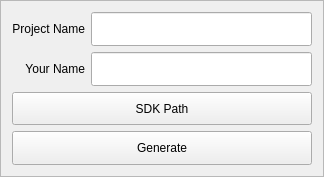
<?xml version="1.0" encoding="UTF-8"?>
<ui version="4.0">
 <class>MainWindow</class>
 <widget class="QMainWindow" name="MainWindow">
  <property name="geometry">
   <rect>
    <x>0</x>
    <y>0</y>
    <width>324</width>
    <height>177</height>
   </rect>
  </property>
  <property name="windowTitle">
   <string>emergent.io qte emerger</string>
  </property>
  <widget class="QWidget" name="centralWidget">
   <property name="autoFillBackground">
    <bool>true</bool>
   </property>
   <property name="styleSheet">
    <string notr="true">QFrame
{
	background: #00ABFF;
	border: none;

}

QLabel
{
	font: 10pt &quot;Comfortaa&quot;;
	color: white;
}

QToolButton 
{
    border-radius: 6px;
	font: 10pt &quot;Comfortaa&quot;;
	color: #00ABFF;
	background: white;
}

QToolButton:pressed 
{
    border-radius: 6px;
	font: 10pt &quot;Comfortaa&quot;;
	background: #00ABFF;
	color: white;
}


QLineEdit
{
	font: 10pt &quot;Comfortaa&quot;;
	color: #00ABFF;
	 border-radius: 6px;
}s</string>
   </property>
   <layout class="QGridLayout" name="gridLayout">
    <property name="leftMargin">
     <number>0</number>
    </property>
    <property name="topMargin">
     <number>0</number>
    </property>
    <property name="rightMargin">
     <number>0</number>
    </property>
    <property name="bottomMargin">
     <number>0</number>
    </property>
    <property name="spacing">
     <number>0</number>
    </property>
    <item row="0" column="0">
     <widget class="QFrame" name="frame">
      <property name="styleSheet">
       <string notr="true"/>
      </property>
      <property name="frameShape">
       <enum>QFrame::StyledPanel</enum>
      </property>
      <property name="frameShadow">
       <enum>QFrame::Raised</enum>
      </property>
      <layout class="QGridLayout" name="gridLayout_2">
       <item row="0" column="0">
        <widget class="QLabel" name="label">
         <property name="text">
          <string>Project Name</string>
         </property>
         <property name="alignment">
          <set>Qt::AlignRight|Qt::AlignTrailing|Qt::AlignVCenter</set>
         </property>
        </widget>
       </item>
       <item row="4" column="0" colspan="2">
        <widget class="QToolButton" name="generateButton">
         <property name="sizePolicy">
          <sizepolicy hsizetype="Preferred" vsizetype="Preferred">
           <horstretch>0</horstretch>
           <verstretch>0</verstretch>
          </sizepolicy>
         </property>
         <property name="autoFillBackground">
          <bool>false</bool>
         </property>
         <property name="styleSheet">
          <string notr="true"/>
         </property>
         <property name="text">
          <string>Generate</string>
         </property>
        </widget>
       </item>
       <item row="0" column="1">
        <widget class="QLineEdit" name="projectName">
         <property name="sizePolicy">
          <sizepolicy hsizetype="Expanding" vsizetype="Preferred">
           <horstretch>0</horstretch>
           <verstretch>0</verstretch>
          </sizepolicy>
         </property>
        </widget>
       </item>
       <item row="2" column="1">
        <widget class="QLineEdit" name="author">
         <property name="sizePolicy">
          <sizepolicy hsizetype="Expanding" vsizetype="Preferred">
           <horstretch>0</horstretch>
           <verstretch>0</verstretch>
          </sizepolicy>
         </property>
        </widget>
       </item>
       <item row="2" column="0">
        <widget class="QLabel" name="label_2">
         <property name="text">
          <string>Your Name</string>
         </property>
         <property name="alignment">
          <set>Qt::AlignRight|Qt::AlignTrailing|Qt::AlignVCenter</set>
         </property>
        </widget>
       </item>
       <item row="3" column="0" colspan="2">
        <widget class="QToolButton" name="sdkPath">
         <property name="sizePolicy">
          <sizepolicy hsizetype="Preferred" vsizetype="Preferred">
           <horstretch>0</horstretch>
           <verstretch>0</verstretch>
          </sizepolicy>
         </property>
         <property name="autoFillBackground">
          <bool>false</bool>
         </property>
         <property name="styleSheet">
          <string notr="true"/>
         </property>
         <property name="text">
          <string>SDK Path</string>
         </property>
        </widget>
       </item>
      </layout>
     </widget>
    </item>
   </layout>
  </widget>
 </widget>
 <layoutdefault spacing="6" margin="11"/>
 <resources/>
 <connections/>
</ui>
